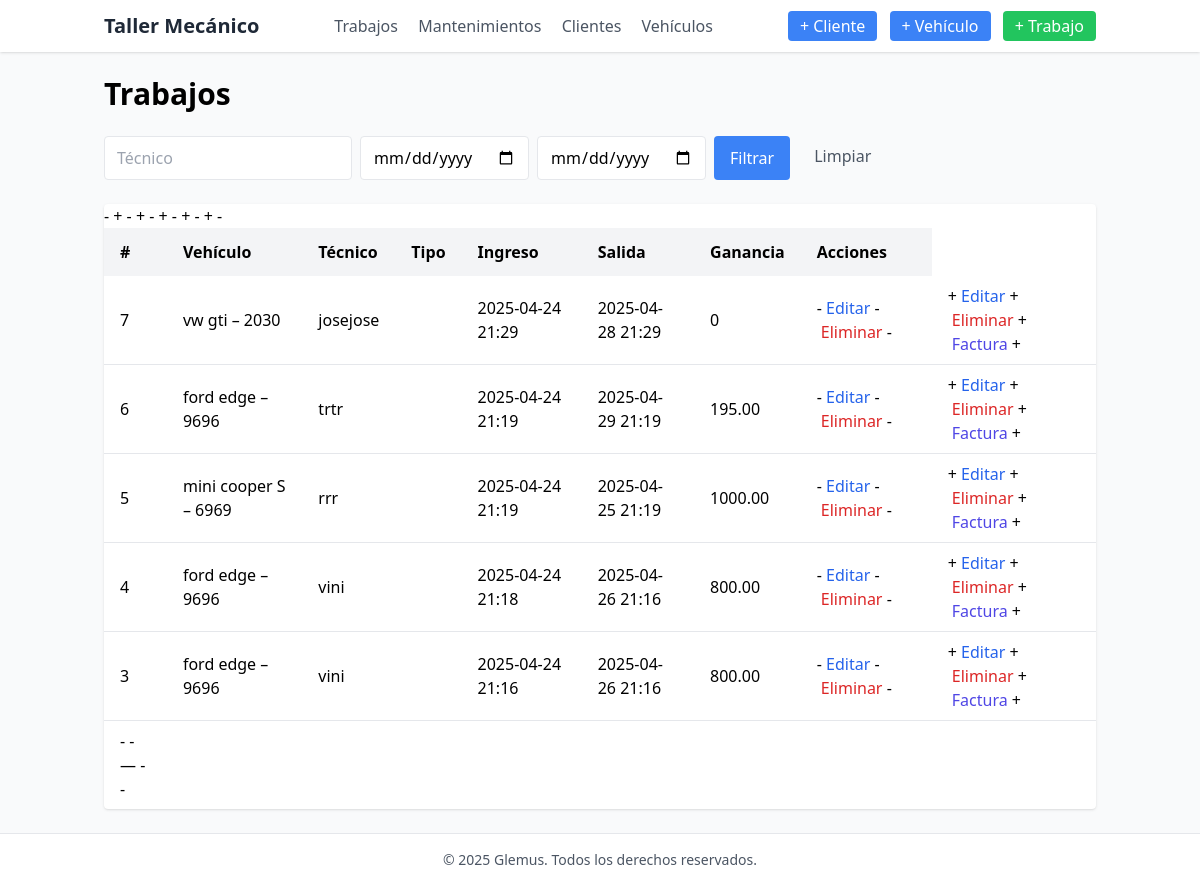
The page / on the database its author committed.
### core/models.py (models this page shows, shortened)
class Trabajo(models.Model):
    vehiculo = models.ForeignKey(Vehiculo, on_delete=models.CASCADE)
    tecnico = models.CharField(max_length=100)
    fecha_ingreso = models.DateTimeField(default=timezone.now)
    fecha_salida = models.DateTimeField(null=True, blank=True)
    kilometraje_registrado = models.PositiveIntegerField(null=True, blank=True)
    @property
    def ganancia(self):
        return sum(servicio.total for servicio in self.servicios.all())

class Vehiculo(models.Model):
    cliente = models.ForeignKey(Cliente, on_delete=models.CASCADE)
    placa = models.CharField(max_length=20)
    marca = models.CharField(max_length=50)
    modelo = models.CharField(max_length=50)
    anio = models.PositiveSmallIntegerField(verbose_name="Año")
    kilometraje_actual = models.PositiveIntegerField(default=0)
    def __str__(self):
        return f"{self.marca} {self.modelo} – {self.placa}"

class Servicio(models.Model):
    trabajo = models.ForeignKey(
        Trabajo,
        on_delete=models.CASCADE,
        related_name='servicios'
    )
    tipo = models.CharField(
        max_length=3,
        choices=[
            ('GEN', 'Genérico'),
            ('ACE', 'Cambio de aceite'),
            ('FRE', 'Cambio de frenos'),
            ('PAR', 'Cambio de pastillas de freno'),
            ('DIS', 'Cambio de discos de freno'),
            ('BAL', 'Balanceo'),
            ('ALI', 'Alineación'),
            ('COR', 'Cambio de correa de distribución'),
            ('FLT', 'Cambio de filtro de aire'),
            ('FCO', 'Cambio de filtro de combustible'),
            ('FOI', 'Cambio de filtro de aceite'),
            ('SUS', 'Revisión de suspensión'),
            ('AMO', 'Ajuste de motor'),
            ('RMO', 'Reparación de motor'),
            ('ABS', 'Inspección del sistema ABS'),
            ('ELE', 'Reparación eléctrica'),
            ('ACD', 'Carga de aire acondicionado'),
            ('ESC', 'Revisión de escape'),
            ('LUB', 'Lubricación general'),
            ('INJ', 'Limpieza de inyectores'),
        ],
    )
    descripcion = models.TextField(blank=True)
    costo_partes = models.DecimalField(max_digits=10, decimal_places=2, default=0)
    costo_mano_obra = models.DecimalField(max_digits=10, decimal_places=2, default=0)
    @property
    def total(self):
        return self.costo_partes + self.costo_mano_obra

### core/views.py (the view)
# urls.py: path('', views.ListaTrabajos.as_view(), name='lista_trabajos'),
class ListaTrabajos(ListView):
    model = Trabajo
    template_name = 'core/lista_trabajos.html'
    context_object_name = 'trabajos'
    ordering = ['-fecha_ingreso']
    paginate_by = 10
    def get_queryset(self):
        qs = super().get_queryset()
        tecnico = self.request.GET.get('tecnico', '').strip()
        fecha_desde = self.request.GET.get('fecha_desde', '').strip()
        fecha_hasta = self.request.GET.get('fecha_hasta', '').strip()
        if tecnico:
            qs = qs.filter(tecnico__icontains=tecnico)
        if fecha_desde:
            try:
                d = datetime.strptime(fecha_desde, '%Y-%m-%d')
                qs = qs.filter(fecha_ingreso__date__gte=d)
            except ValueError:
                pass
        if fecha_hasta:
            try:
                h = datetime.strptime(fecha_hasta, '%Y-%m-%d')
                qs = qs.filter(fecha_ingreso__date__lte=h)
            except ValueError:
                pass
        return qs

### core/context_processors.py (called while the page is built)
def current_year(request):
    return {
        'year': datetime.now().year
    }

### core/templates/core/lista_trabajos.html (shortened to what this page needs)
{% extends "core/base.html" %}
{% block content %}
  <h1 class="text-3xl font-semibold mb-6">Trabajos</h1>
  <form method="get" class="mb-6 flex flex-wrap gap-2">
    <input name="tecnico" type="text" value="{{ request.GET.tecnico }}" placeholder="Técnico"
           class="border rounded px-3 py-2 w-1/4 focus:outline-none focus:ring"/>
    <input name="fecha_desde" type="date" value="{{ request.GET.fecha_desde }}"
           class="border rounded px-3 py-2 focus:outline-none focus:ring"/>
    <input name="fecha_hasta" type="date" value="{{ request.GET.fecha_hasta }}"
           class="border rounded px-3 py-2 focus:outline-none focus:ring"/>
    <button type="submit" class="bg-blue-500 text-white px-4 py-2 rounded hover:bg-blue-600 transition">
      Filtrar
    </button>
    <a href="{% url 'lista_trabajos' %}"
       class="text-gray-600 px-4 py-2 rounded hover:bg-gray-100 transition">
      Limpiar
    </a>
  </form>
  <div class="overflow-x-auto bg-white shadow rounded">
    <table class="min-w-full">
      <thead class="bg-gray-100 text-left">
        <tr>
          <th class="px-4 py-3">#</th>
          <th class="px-4 py-3">Vehículo</th>
          <th class="px-4 py-3">Técnico</th>
          <th class="px-4 py-3">Tipo</th>
          <th class="px-4 py-3">Ingreso</th>
          <th class="px-4 py-3">Salida</th>
          <th class="px-4 py-3">Ganancia</th>
          <th class="px-4 py-3">Acciones</th>
        </tr>
      </thead>
      <tbody>
        {% for t in trabajos %}
          <tr class="border-b hover:bg-gray-50">
            <td class="px-4 py-2">{{ t.id }}</td>
            <td class="px-4 py-2">{{ t.vehiculo }}</td>
            <td class="px-4 py-2">{{ t.tecnico }}</td>
            <td class="px-4 py-2">{{ t.get_tipo_display }}</td>
            <td class="px-4 py-2">{{ t.fecha_ingreso|date:"Y-m-d H:i" }}</td>
            <td class="px-4 py-2">{{ t.fecha_salida|date:"Y-m-d H:i" }}</td>
            <td class="px-4 py-2">{{ t.ganancia }}</td>
   -        <td class="px-4 py-2 space-x-1">
   -          <a href="{% url 'trabajo_edit' t.pk %}" class="text-blue-600 hover:underline">Editar</a>
   -          <a href="{% url 'trabajo_delete' t.pk %}" class="text-red-600 hover:underline">Eliminar</a>
   -        </td>
   +        <td class="px-4 py-2 space-x-1">
   +          <a href="{% url 'trabajo_edit' t.pk %}" class="text-blue-600 hover:underline">Editar</a>
   +          <a href="{% url 'trabajo_delete' t.pk %}" class="text-red-600 hover:underline">Eliminar</a>
   +          <a href="{% url 'trabajo_factura' t.pk %}" class="text-indigo-600 hover:underline">Factura</a>
   +        </td>
          </tr>
        {% empty %}
          <tr>
            <td colspan="8" class="px-4 py-6 text-center text-gray-500">
              No hay trabajos registrados.
            </td>
          </tr>
        {% endfor %}
   -    <td class="px-4 py-2 space-x-1">
   -      {% if t.pk %}
   -        <a href="{% url 'trabajo_edit' t.pk %}" class="text-blue-600 hover:underline">Editar</a>
   -        <a href="{% url 'trabajo_delete' t.pk %}" class="text-red-600 hover:underline">Eliminar</a>
   -        <a href="{% url 'trabajo_factura' t.pk %}" class="text-indigo-600 hover:underline">Factura</a>
   -      {% else %}
   -        —
   -      {% endif %}
   -    </td>
      </tbody>
    </table>
  </div>
{% endblock %}

### rows shown on the page
Trabajo: id "7", vehiculo "vw gti – 2030", tecnico "josejose", fecha_ingreso "2025-04-24 21:29", fecha_salida "2025-04-28 21:29", ganancia "0"
Trabajo: id "6", vehiculo "ford edge – 9696", tecnico "trtr", fecha_ingreso "2025-04-24 21:19", fecha_salida "2025-04-29 21:19", ganancia "195.00"
Trabajo: id "5", vehiculo "mini cooper S – 6969", tecnico "rrr", fecha_ingreso "2025-04-24 21:19", fecha_salida "2025-04-25 21:19", ganancia "1000.00"
Trabajo: id "4", vehiculo "ford edge – 9696", tecnico "vini", fecha_ingreso "2025-04-24 21:18", fecha_salida "2025-04-26 21:16", ganancia "800.00"
Trabajo: id "3", vehiculo "ford edge – 9696", tecnico "vini", fecha_ingreso "2025-04-24 21:16", fecha_salida "2025-04-26 21:16", ganancia "800.00"
